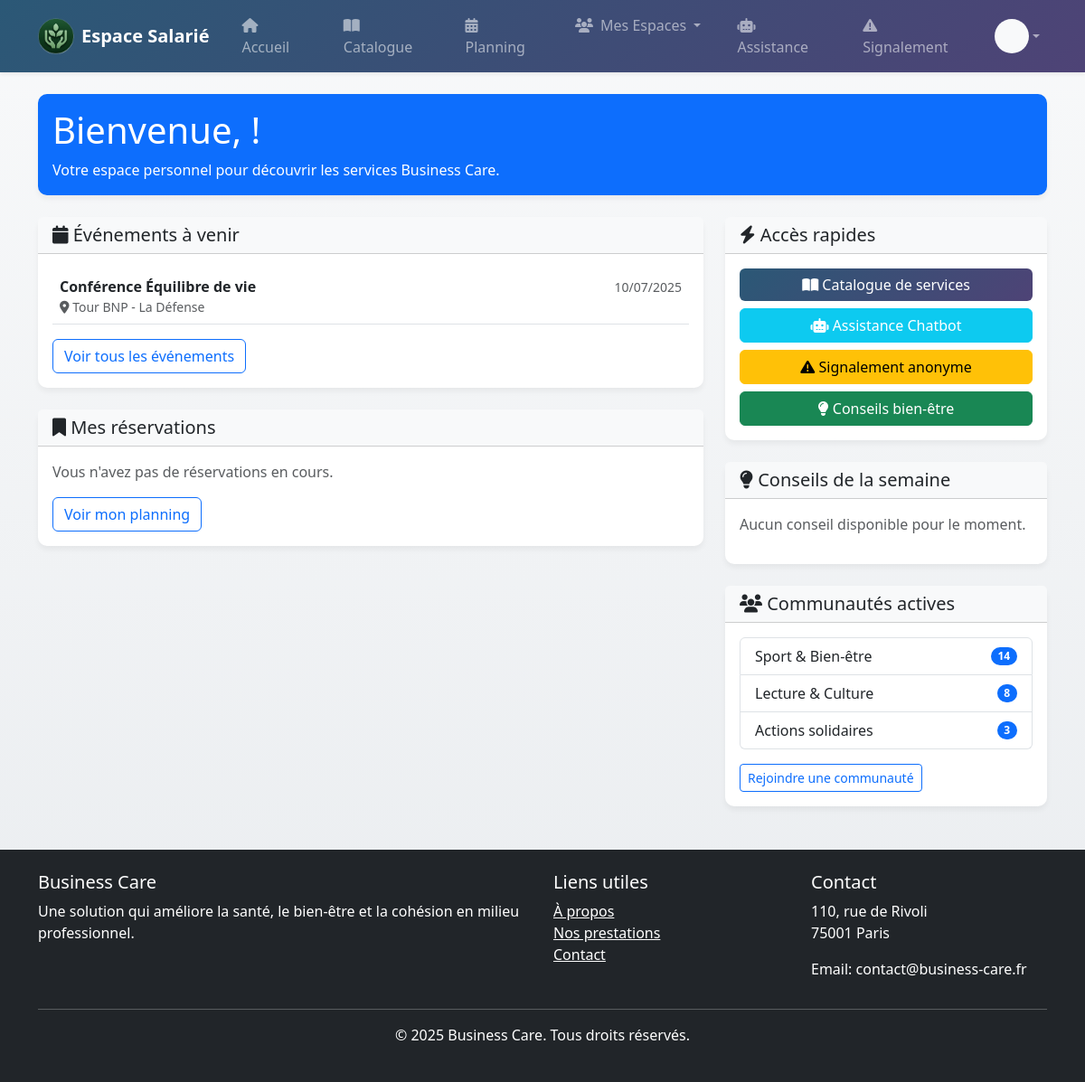
The page /frontOffice/employee/index.php on the database as committed earlier.
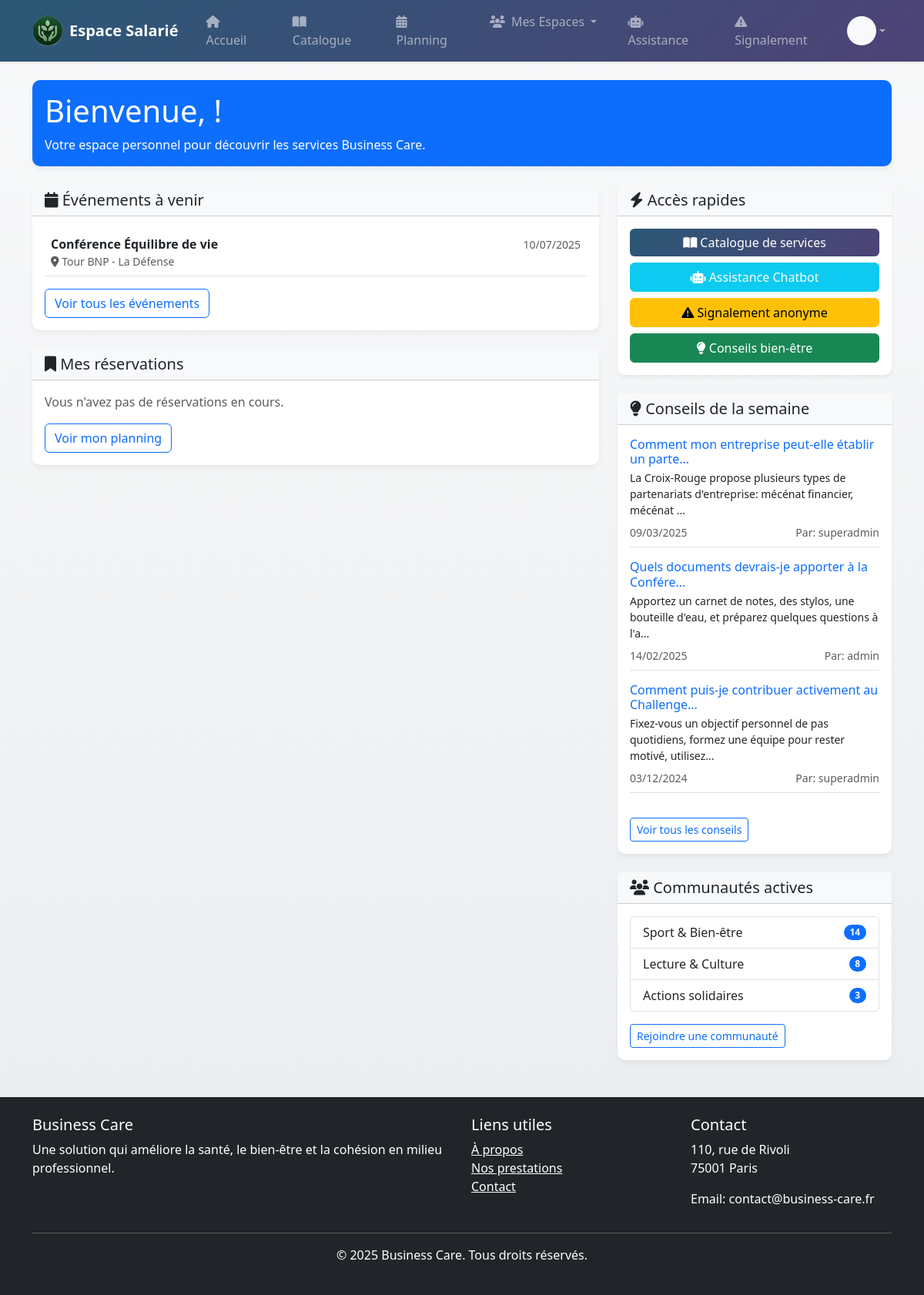
The same page on the database as committed later.
### tables this page shows
CREATE TABLE `evenements` (
  `evenement_id` int(11) NOT NULL,
  `nom` varchar(255) DEFAULT NULL,
  `date` date DEFAULT NULL,
  `lieu` varchar(255) DEFAULT NULL,
  `type` varchar(255) DEFAULT NULL,
  `statut` ENUM('en_cours', 'a_venir', 'termine') DEFAULT 'en_cours',
  `id_association` int(11)  DEFAULT NULL,
  `desactivate` boolean DEFAULT 0
);

CREATE TABLE `conseil` (
  `conseil_id` int(11) NOT NULL,
  `question` text DEFAULT NULL,
  `reponse` text DEFAULT NULL,
  `id_collaborateur` int(11) DEFAULT NULL,
  `id_admin` int(11) DEFAULT NULL,
  `date_creation` date DEFAULT NULL
);

### api/dao/event.php (called while the page is built, shortened)
<?php
function getAllEvents($limit = null, $offset = null) {
    $db = getDatabaseConnection();
    $sql = "SELECT e.evenement_id, e.nom, e.date, e.lieu, e.type, e.statut, e.id_association, a.name as association_name
            FROM evenements e
            JOIN association a ON e.id_association = a.association_id";
    $params = [];
    $stmt = $db->prepare($sql);
    $res = $stmt->execute($params);
    if ($res) {
        return $stmt->fetchAll(PDO::FETCH_ASSOC);
    }
    return null;
}

### api/dao/advice.php (called while the page is built, shortened)
<?php
function getAllAdvices()
{
    try {
        $db = getDatabaseConnection();
        $sql = "SELECT c.*, col.nom AS collaborateur_nom, col.prenom AS collaborateur_prenom,
                a.username AS admin_username
                FROM conseil c
                LEFT JOIN collaborateur col ON c.id_collaborateur = col.collaborateur_id
                LEFT JOIN admin a ON c.id_admin = a.admin_id
                ORDER BY c.conseil_id DESC";
        $stmt = $db->query($sql);
        return $stmt->fetchAll(PDO::FETCH_ASSOC);
    } catch (PDOException $e) {
        echo "Erreur lors de la récupération des conseils: " . $e->getMessage();
        return [];
    }
}
?>

### frontOffice/employee/index.php (the view, shortened to what this page needs)
<?php
require_once 'includes/head.php';
include_once 'includes/header.php';
?>
<div class="container mt-4">
    <div class="row mb-4">
        <div class="col-12">
            <div class="card bg-primary text-white">
                <div class="card-body">
                    <h1 class="card-title">Bienvenue, <?php echo htmlspecialchars($_SESSION['prenom']); ?> !</h1>
                    <p class="card-text">Votre espace personnel pour découvrir les services Business Care.</p>
                </div>
            </div>
        </div>
    </div>
    <div class="row">
        <div class="col-md-8">
            <div class="card mb-4">
                <div class="card-header bg-light">
                    <h5 class="card-title mb-0"><i class="fas fa-calendar"></i> Événements à venir</h5>
                </div>
                <div class="card-body">
                    <?php
                    require_once '../../api/dao/event.php';
                    $events = getAllEvents();
                    if ($events && count($events) > 0) {
                        $today = date('Y-m-d');
                        $upcomingEvents = array_filter($events, function($event) use ($today) {
                            return $event['date'] >= $today;
                        });
                        $upcomingEvents = array_slice($upcomingEvents, 0, 3);
                        if (count($upcomingEvents) > 0) {
                            foreach ($upcomingEvents as $event) {
                                ?>
                                <div class="mb-2 p-2 border-bottom">
                                    <div class="d-flex justify-content-between align-items-center">
                                        <strong><?php echo htmlspecialchars($event['nom']); ?></strong>
                                        <small class="text-muted"><?php echo date('d/m/Y', strtotime($event['date'])); ?></small>
                                    </div>
                                    <?php if (!empty($event['lieu'])) { ?>
                                        <div class="text-muted small">
                                            <i class="fas fa-map-marker-alt"></i> <?php echo htmlspecialchars($event['lieu']); ?>
                                        </div>
                                    <?php } ?>
                                </div>
                                <?php
                            }
                        } else {
                            echo '<p class="text-muted">Aucun événement à venir pour le moment.</p>';
                        }
                    } else {
                        echo '<p class="text-muted">Aucun événement disponible.</p>';
                    }
                    ?>
                    <div class="mt-3">
                        <a href="catalogue.php" class="btn btn-outline-primary">Voir tous les événements</a>
                    </div>
                </div>
            </div>
            <div class="card mb-4">
                <div class="card-header bg-light">
                    <h5 class="card-title mb-0"><i class="fas fa-bookmark"></i> Mes réservations</h5>
                </div>
                <div class="card-body">
                    <div id="my-activities">
                    </div>
                    <div class="mt-3">
                        <a href="planning.php" class="btn btn-outline-primary">Voir mon planning</a>
                    </div>
                </div>
            </div>
        </div>
        <div class="col-md-4">
            <div class="card mb-4">
                <div class="card-header bg-light">
                    <h5 class="card-title mb-0"><i class="fas fa-bolt"></i> Accès rapides</h5>
                </div>
                <div class="card-body">
                    <div class="d-grid gap-2">
                        <a href="catalogue.php" class="btn btn-primary">
                            <i class="fas fa-book-open"></i> Catalogue de services
                        </a>
                        <a href="chatbot.php" class="btn btn-info text-white">
                            <i class="fas fa-robot"></i> Assistance Chatbot
                        </a>
                        <a href="signalement.php" class="btn btn-warning">
                            <i class="fas fa-exclamation-triangle"></i> Signalement anonyme
                        </a>
                        <a href="advice.php" class="btn btn-success">
                            <i class="fas fa-lightbulb"></i> Conseils bien-être
                        </a>
                    </div>
                </div>
            </div>
            <div class="card mb-4">
                <div class="card-header bg-light">
                    <h5 class="card-title mb-0"><i class="fas fa-lightbulb"></i> Conseils de la semaine</h5>
                </div>
                <div class="card-body">
                    <?php
                    require_once '../../api/dao/advice.php';
                    $advices = getAllAdvices();
                    $answeredAdvices = array_filter($advices, function($advice) {
                        return !empty($advice['reponse']);
                    });
                    usort($answeredAdvices, function($a, $b) {
                        $dateA = !empty($a['date_reponse']) ? strtotime($a['date_reponse']) : strtotime($a['date_creation']);
                        $dateB = !empty($b['date_reponse']) ? strtotime($b['date_reponse']) : strtotime($b['date_creation']);
                        return $dateB - $dateA;
                    });
                    $recentAdvices = array_slice($answeredAdvices, 0, 3);
                    if (count($recentAdvices) > 0) {
                        foreach ($recentAdvices as $advice) {
                            ?>
                            <div class="mb-3 pb-2 border-bottom">
                                <h6 class="mb-1 text-primary"><?php echo htmlspecialchars(substr($advice['question'], 0, 50) . (strlen($advice['question']) > 50 ? '...' : '')); ?></h6>
                                <p class="small mb-2"><?php echo htmlspecialchars(substr($advice['reponse'], 0, 100) . (strlen($advice['reponse']) > 100 ? '...' : '')); ?></p>
                                <div class="d-flex justify-content-between">
                                    <small class="text-muted">
                                        <?php
                                        if (!empty($advice['date_reponse'])) {
                                            echo date('d/m/Y', strtotime($advice['date_reponse']));
                                        } else {
                                            echo date('d/m/Y', strtotime($advice['date_creation']));
                                        }
                                        ?>
                                    </small>
                                    <?php if (!empty($advice['admin_username'])) { ?>
                                        <small class="text-muted">Par: <?php echo htmlspecialchars($advice['admin_username']); ?></small>
                                    <?php } ?>
                                </div>
                            </div>
                            <?php
                        }
                        ?>
                        <a href="advice.php" class="btn btn-outline-primary btn-sm mt-3">Voir tous les conseils</a>
                        <?php
                    } else {
                        echo '<p class="text-muted">Aucun conseil disponible pour le moment.</p>';
                    }
                    ?>
                </div>
            </div>
            <div class="card">
                <div class="card-header bg-light">
                    <h5 class="card-title mb-0"><i class="fas fa-users"></i> Communautés actives</h5>
                </div>
                <div class="card-body">
                    <ul class="list-group">
                        <li class="list-group-item d-flex justify-content-between align-items-center">
                            Sport & Bien-être
                            <span class="badge bg-primary rounded-pill">14</span>
                        </li>
                        <li class="list-group-item d-flex justify-content-between align-items-center">
                            Lecture & Culture
                            <span class="badge bg-primary rounded-pill">8</span>
                        </li>
                        <li class="list-group-item d-flex justify-content-between align-items-center">
                            Actions solidaires
                            <span class="badge bg-primary rounded-pill">3</span>
                        </li>
                    </ul>
                    <a href="communaute.php" class="btn btn-outline-primary btn-sm mt-3">Rejoindre une communauté</a>
                </div>
            </div>
        </div>
    </div>
</div>
<?php
include 'includes/footer.php';
?>

### frontOffice/employee/includes/head.php (shortened to what this page needs)
<!DOCTYPE html>
<html lang="fr">
<head>
    <link href="https://cdn.jsdelivr.net/npm/bootstrap@5.3.3/dist/css/bootstrap.min.css" rel="stylesheet">
    <link rel="stylesheet" href="https://cdnjs.cloudflare.com/ajax/libs/font-awesome/6.4.2/css/all.min.css">
</head>
<body>

### frontOffice/employee/includes/header.php (shortened to what this page needs)
<header>
    <nav class="navbar navbar-expand-lg navbar-dark shadow-sm sticky-top" style="background: linear-gradient(135deg, #2b5876 0%, #4e4376 100%);">
        <div class="container">
            <a class="navbar-brand d-flex align-items-center" href="index.php">
                <img src="/data/static/logo.png" alt="Business Care" class="me-2" height="40">
                <span class="fw-bold">Espace Salarié</span>
            </a>
            <div class="collapse navbar-collapse" id="navbarNav">
                <ul class="navbar-nav me-auto">
                    <li class="nav-item">
                        <a class="nav-link px-3 rounded-pill mx-1" href="index.php">
                            <i class="fas fa-home me-1"></i> Accueil
                        </a>
                    </li>
                    <li class="nav-item">
                        <a class="nav-link px-3 rounded-pill mx-1" href="catalogue.php">
                            <i class="fas fa-book-open me-1"></i> Catalogue
                        </a>
                    </li>
                    <li class="nav-item">
                        <a class="nav-link px-3 rounded-pill mx-1" href="planning.php">
                            <i class="fas fa-calendar-alt me-1"></i> Planning
                        </a>
                    </li>
                    <li class="nav-item dropdown">
                        <a class="nav-link dropdown-toggle px-3 rounded-pill mx-1" href="#" id="espacesDropdown" role="button" data-bs-toggle="dropdown" aria-expanded="false">
                            <i class="fas fa-users me-1"></i> Mes Espaces
                        </a>
                    </li>
                    <li class="nav-item">
                        <a class="nav-link px-3 rounded-pill mx-1" href="chatbot.php">
                            <i class="fas fa-robot me-1"></i> Assistance
                        </a>
                    </li>
                    <li class="nav-item">
                        <a class="nav-link px-3 rounded-pill mx-1" href="signalement.php">
                            <i class="fas fa-exclamation-triangle me-1"></i> Signalement
                        </a>
                    </li>
                </ul>
                <ul class="navbar-nav">
                    <li class="nav-item dropdown">
                        <a class="nav-link dropdown-toggle d-flex align-items-center" href="#" id="userDropdown" role="button" data-bs-toggle="dropdown" aria-expanded="false">
                            <div class="bg-light rounded-circle text-primary fw-bold d-flex align-items-center justify-content-center" style="width: 38px; height: 38px;">
                            </div>
                        </a>
                    </li>
                </ul>
            </div>
        </div>
    </nav>
</header>
<div class="toast-container position-fixed top-0 end-0 p-3" id="notificationContainer" style="z-index: 1100;"></div>

### frontOffice/employee/includes/footer.php
    <footer class="bg-dark text-white py-4 mt-5">
        <div class="container">
            <div class="row">
                <div class="col-md-6">
                    <h5>Business Care</h5>
                    <p>Une solution qui améliore la santé, le bien-être et la cohésion en milieu professionnel.</p>
                </div>
                <div class="col-md-3">
                    <h5>Liens utiles</h5>
                    <ul class="list-unstyled">
                        <li><a href="#" class="text-white">À propos</a></li>
                        <li><a href="#" class="text-white">Nos prestations</a></li>
                        <li><a href="#" class="text-white">Contact</a></li>
                    </ul>
                </div>
                <div class="col-md-3">
                    <h5>Contact</h5>
                    <address>
                        <p>110, rue de Rivoli<br>75001 Paris</p>
                        <p>Email: contact@business-care.fr</p>
                    </address>
                </div>
            </div>
            <hr>
            <div class="text-center">
                <p>&copy; <?php echo date('Y'); ?> Business Care. Tous droits réservés.</p>
            </div>
        </div>
    </footer>
</body>
</html>

### frontOffice/employee/includes/header.php (style rules this page uses)
body { background: linear-gradient(to bottom, #f8f9fa, #e9ecef); min-height: 100vh; }
.card { border: none; border-radius: 10px; box-shadow: 0 4px 6px rgba(0,0,0,0.05); transition: transform 0.2s, box-shadow 0.2s; }
.btn-primary { background: linear-gradient(135deg, #2b5876 0%, #4e4376 100%); border: none; }

Rows that differ between the two databases and show on the page:
added conseil: question "Comment mon entreprise peut-elle établir un parte...", reponse "La Croix-Rouge propose plusieurs types de partenariats d'entreprise: mécénat financier, mécénat ...", date_creation "09/03/2025", id_admin.username "superadmin"
added conseil: question "Quels documents devrais-je apporter à la Confére...", reponse "Apportez un carnet de notes, des stylos, une bouteille d'eau, et préparez quelques questions à l'a...", date_creation "14/02/2025", id_admin.username "admin"
added conseil: question "Comment puis-je contribuer activement au Challenge...", reponse "Fixez-vous un objectif personnel de pas quotidiens, formez une équipe pour rester motivé, utilisez...", date_creation "03/12/2024", id_admin.username "superadmin"
Other text that changed with them:
text no longer shown: "Aucun conseil disponible pour le moment."
text now shown: "Voir tous les conseils"
